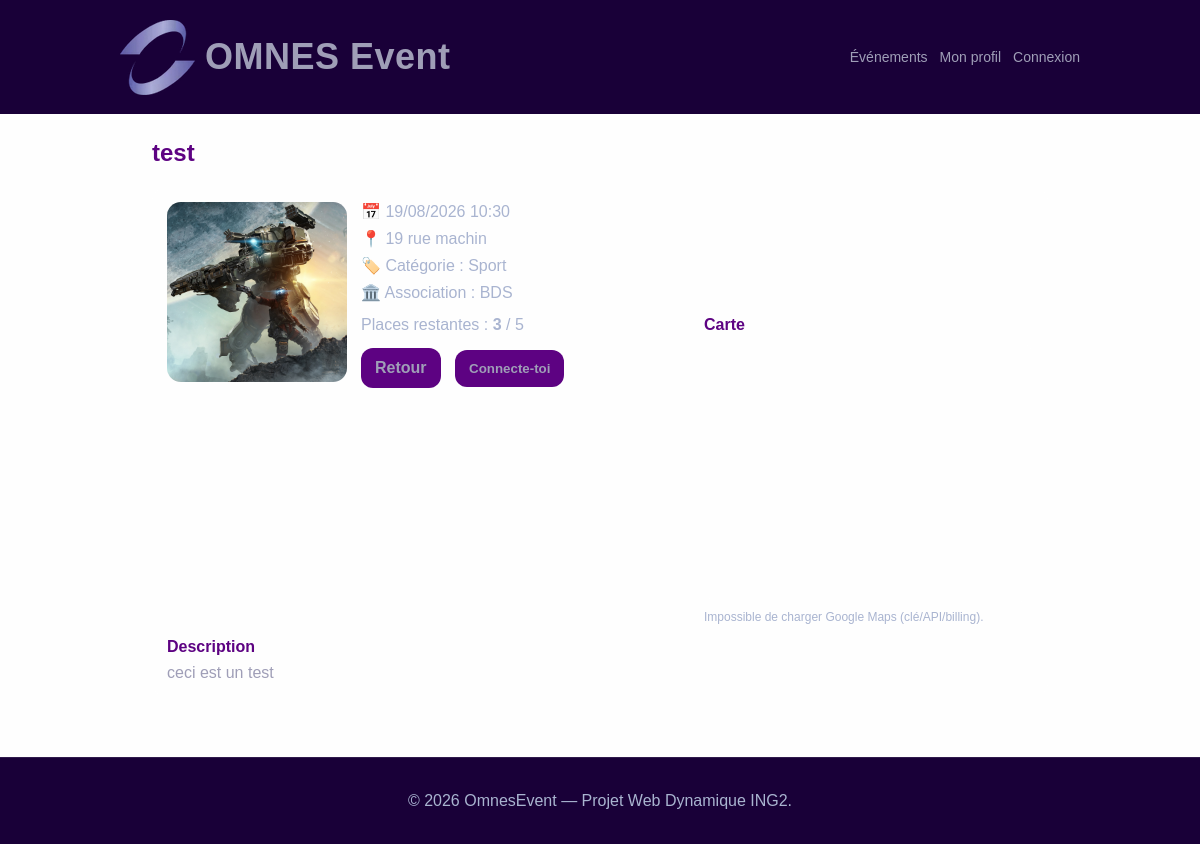
Page /pages/event_detail.php?id=1 on the committed database.
### tables this page shows
CREATE TABLE IF NOT EXISTS `events` (
  `id` bigint UNSIGNED NOT NULL AUTO_INCREMENT,
  `organizer_id` bigint UNSIGNED NOT NULL,
  `association_id` bigint UNSIGNED DEFAULT NULL,
  `category_id` bigint UNSIGNED NOT NULL,
  `titre` varchar(200) NOT NULL,
  `description` text NOT NULL,
  `date_event` datetime NOT NULL,
  `lieu` varchar(200) NOT NULL,
  `jauge_max` int UNSIGNED NOT NULL,
  `affiche_path` varchar(255) DEFAULT NULL,
  `created_at` timestamp NOT NULL DEFAULT CURRENT_TIMESTAMP,
  `updated_at` timestamp NULL DEFAULT NULL,
  PRIMARY KEY (`id`),
  KEY `idx_events_date` (`date_event`),
  KEY `idx_events_assoc` (`association_id`),
  KEY `idx_events_category` (`category_id`),
  KEY `fk_events_organizer` (`organizer_id`)
);

CREATE TABLE IF NOT EXISTS `categories` (
  `id` bigint UNSIGNED NOT NULL AUTO_INCREMENT,
  `nom` varchar(60) NOT NULL,
  `created_at` timestamp NOT NULL DEFAULT CURRENT_TIMESTAMP,
  PRIMARY KEY (`id`),
  UNIQUE KEY `uq_categories_nom` (`nom`)
);

CREATE TABLE IF NOT EXISTS `associations` (
  `id` bigint UNSIGNED NOT NULL AUTO_INCREMENT,
  `nom` varchar(150) NOT NULL,
  `created_at` timestamp NOT NULL DEFAULT CURRENT_TIMESTAMP,
  PRIMARY KEY (`id`),
  UNIQUE KEY `uq_associations_nom` (`nom`)
);

### includes/db.php (called while the page is built, shortened)
<?php
$DB_HOST = getenv('DB_HOST') ?: 'localhost';
$DB_NAME = getenv('DB_NAME') ?: 'omnes_event';
$DB_USER = getenv('DB_USER') ?: 'root';
$DB_PASS = getenv('DB_PASS') ?: '';
$DB_CHARSET = 'utf8mb4';
$dsn = "mysql:host={$DB_HOST};dbname={$DB_NAME};charset={$DB_CHARSET}";
try {
  $pdo = new PDO($dsn, $DB_USER, $DB_PASS, [
    PDO::ATTR_ERRMODE => PDO::ERRMODE_EXCEPTION,
    PDO::ATTR_DEFAULT_FETCH_MODE => PDO::FETCH_ASSOC,
    PDO::ATTR_EMULATE_PREPARES => false,
  ]);
} catch (Throwable $e) {
  http_response_code(500);
  echo 'Erreur de connexion DB.';
  exit;
}
function db_single(string $sql, array $params = []): ?array {
  global $pdo;
  $stmt = $pdo->prepare($sql);
  $stmt->execute($params);
  $row = $stmt->fetch();
  return $row ?: null;
}
function e(string $s): string {
  return htmlspecialchars($s, ENT_QUOTES | ENT_SUBSTITUTE, 'UTF-8');
}

### pages/event_detail.php (the view, shortened to what this page needs)
<?php declare(strict_types=1);
require_once __DIR__ . '/../includes/init.php';
$id = (int)($_GET['id'] ?? 0);
$params = [':id' => $id];
if (!empty($currentUser)) {
  $event = db_single(
    "SELECT e.id, e.titre, e.description, e.date_event, e.lieu, e.jauge_max,
            (SELECT COUNT(*) FROM reservations r WHERE r.event_id = e.id) AS nb_reservations,
            EXISTS (
              SELECT 1 FROM reservations r2
              WHERE r2.event_id = e.id AND r2.participant_id = :participant_id
            ) AS has_reservation,
            e.affiche_path,
            a.nom AS association_nom,
            c.nom AS category_nom
     FROM events e
     LEFT JOIN associations a ON a.id = e.association_id
     LEFT JOIN categories c ON c.id = e.category_id
     WHERE e.id = :id",
    $params
  );
} else {
  $event = db_single(
    "SELECT e.id, e.titre, e.description, e.date_event, e.lieu, e.jauge_max,
            (SELECT COUNT(*) FROM reservations r WHERE r.event_id = e.id) AS nb_reservations,
            0 AS has_reservation,
            e.affiche_path,
            a.nom AS association_nom,
            c.nom AS category_nom
     FROM events e
     LEFT JOIN associations a ON a.id = e.association_id
     LEFT JOIN categories c ON c.id = e.category_id
     WHERE e.id = :id",
    $params
  );
}
require_once __DIR__ . '/../includes/header.php';
$nb = (int)$event['nb_reservations'];
$max = (int)$event['jauge_max'];
$placesRestantes = max(0, $max - $nb);
?>
<section class="container">
  <h1 style="margin-top:0;"><?= e($event['titre']) ?></h1>
  <div class="event-detail" style="margin-top:16px; display:grid; gap:14px;">
    <div style="background: rgba(255,255,255,.03); border:1px solid rgba(255,255,255,.10); border-radius:14px; padding:14px;">
      <div style="display:flex; gap:14px; align-items:flex-start; flex-wrap:wrap;">
        <div>
          <?php if (!empty($event['affiche_path'])): ?>
            <img src="<?= e('/uploads/' . $event['affiche_path']) ?>" alt="Affiche" style="width:180px; height:180px; object-fit:cover; border-radius:14px;" />
          <?php else: ?>
            <img src="/assets/img/default_event.jpg" alt="Affiche par défaut" style="width:180px; height:180px; object-fit:cover; border-radius:14px;" />
          <?php endif; ?>
        </div>
        <div style="flex:1; min-width:240px;">
          <p style="margin:0 0 8px; color: var(--muted);">📅 <?= e((new DateTime($event['date_event']))->format('d/m/Y H:i')) ?></p>
          <p style="margin:0 0 8px; color: var(--muted);">📍 <?= e($event['lieu']) ?></p>
          <p style="margin:0 0 8px; color: var(--muted);">🏷️ Catégorie : <?= e($event['category_nom'] ?? '') ?></p>
          <p style="margin:0 0 14px; color: var(--muted);">🏛️ Association : <?= e($event['association_nom'] ?? '') ?></p>
          <div style="display:flex; gap:14px; align-items:flex-start; flex-wrap:wrap;">
            <div style="flex:1; min-width:240px;">
              <p style="margin:0 0 14px; color: var(--muted);">Places restantes : <strong><?= $placesRestantes ?></strong> / <?= $max ?></p>
              <a class="btn btn-secondary" href="/pages/events.php" style="margin-right:10px;">Retour</a>
              <?php if (!empty($currentUser)): ?>
                <?php $hasReservation = !empty($event['has_reservation']); ?>
                <?php if ($hasReservation): ?>
                  <a class="btn btn-secondary" href="/pages/billet_qr.php?event_id=<?= (int)$event['id'] ?>" style="margin-right:10px;">Voir QR billet</a>
                <?php else: ?>
                  <form method="POST" action="/pages/event_join.php" style="display:inline;">
                    <input type="hidden" name="csrf_token" value="<?= e(csrf_token()) ?>" />
                    <input type="hidden" name="event_id" value="<?= (int)$event['id'] ?>" />
                    <button class="btn" type="submit" <?= ($placesRestantes <= 0 ? 'disabled title="Plus de places disponibles"' : '') ?>>S’inscrire</button>
                  </form>
                <?php endif; ?>
              <?php else: ?>
                <button class="btn" type="button" disabled title="Connecte-toi pour générer le QR">Connecte-toi</button>
              <?php endif; ?>
            </div>
            <div style="flex:1; min-width:280px;">
              <h2 style="font-size:16px; margin:0 0 8px;">Carte</h2>
              <div id="event-map" data-lieu="<?= e((string)$event['lieu']) ?>" style="width:100%; height:260px; border-radius:14px; overflow:hidden; border:1px solid var(--border); background: rgba(255,255,255,.02);"></div>
              <div id="event-map-status" style="margin-top:8px; color: var(--muted); font-size:12px;"></div>
            </div>
          </div>
        </div>
      </div>
      <div style="margin-top:14px;">
        <h2 style="font-size:16px; margin:0 0 8px;">Description</h2>
        <p style="margin:0; white-space:pre-wrap; color: var(--text);"><?= nl2br(e($event['description'])) ?></p>
      </div>
    </div>
  </div>
</section>
<?php require_once __DIR__ . '/../includes/footer.php'; ?>

### assets/css/style.css (style rules this page uses)
:root { --text: #9f9eb7; --header: #190038; --logo: #7772b4; --souslogo: #6d67ae; --bg: #fefefe; --highlight: #5d0282; --card: rgb(23, 8, 51); --muted: #a9b4d0; --primary: #9966CC; --primary2: #38bdf8; --border: rgba(255, 255, 255, .10); --radius: 14px; }
* { box-sizing: border-box; }
body { margin: 0; font-family: "Arial Black", Arial, sans-serif; background: var(--bg); color: var(--highlight); }
.container { width: 100%; padding: 0 16px; margin: 0 auto; max-width: 960px; }
.btn { display: inline-flex; align-items: center; justify-content: center; gap: 8px; border-radius: 12px; padding: 11px 14px; border: 0px solid var(--text); background: var(--highlight); color: var(--text); text-decoration: none; font-weight: 700; }
.btn-secondary { background: var(--highlight); border-color: var(--highlight); }

### rows in the picture
events: titre "test", affiche_path (picture), date_event "19/08/2026 10:30", lieu "19 rue machin", category.nom "Sport", association.nom "BDS", jauge_max "5", description "ceci est un test"

### other values in the picture
$placesRestantes "3"
